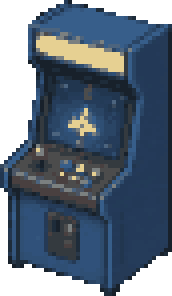
#> input picture assets/decor/arcade.png, 43 x 74 px, given in place of piece-0.png, which was not available (shown 4 times larger)
$ python build.py ../../assets/decor/arcade.png
#> lines starting #> are read from the running program, lines starting #| are printed output that depends on the picture; after the words box and inside, x2 and y2 are one past the last pixel; in counts of white or black regions, pixels touching at a corner belong together; pictures that were not available may be replaced by others from this repository, and a replacement may not be noted
### art/snap.py
"""Pixel-art snapping tool.

  python art/snap.py sprite <in> <out> --height 64 --colors 20
  python art/snap.py bg     <in> <out> --size 768x512
  python art/snap.py shell  <in> <out> --size 1024x512
  python art/snap.py sheet  <sheet.png> <outdir> [--rows N]
  python art/snap.py obj    <piece.png> <out> (--width W | --height H) [--colors 24]

sprite: crop transparent margins, box-average downscale, limit colors, alpha 0/255.
bg:     LANCZOS downscale, no color limit.
shell:  LANCZOS downscale of an empty-room shell (same as bg; scene pipeline name).
sheet:  key out the magenta background, trim the fringe, split a sprite sheet into
        outdir/piece-<k>.png (left to right, top to bottom) + outdir/pieces.json.
obj:    premultiplied BOX downscale of one piece to a target width/height, alpha 0/255,
        per-object palette reduction.
Paths are resolved to absolute from the arguments (never relies on CWD for output).
"""
import argparse
import json
import os
import sys

import numpy as np
from PIL import Image, ImageFilter


# [73 lines left out: functions snap_sprite, snap_bg, key_magenta, runs, split_sheet, not called in this run]


def snap_obj(src, dst, width, height, colors):
#> called with src = 'assets/decor/arcade.png/w1/p/piece-0.png', dst = 'assets/decor/plant-small.png', height = 36, colors = 24
    im = Image.open(src).convert("RGBA")
#> im is the input picture: PIL image 43x74 RGBA; mean R, G, B, A 43.4, 57.7, 73.8, 200.2
    bb = im.getchannel("A").getbbox()
#> bb = (0, 0, 43, 74)
    if bb:
        im = im.crop(bb)
    f = (width / im.width) if width else (height / im.height)
#> f = 0.486
    w, h = max(1, round(im.width * f)), max(1, round(im.height * f))
#> w = 21; h = 36
    p = np.array(im).astype(np.float32)
    p[:, :, :3] *= p[:, :, 3:] / 255
    ch = [np.array(Image.fromarray(p[:, :, i], "F").resize((w, h), Image.BOX)) for i in range(4)]
#> ch = 4 items
    q = np.dstack(ch)
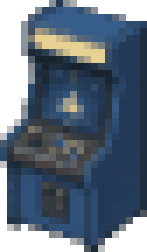
#> q: shape (36, 21, 4) float32 (shown 7 times larger); mean of channels 0, 1, 2, 3 42.9, 57.2, 73.2, 198.6; transparent parts drawn white
    al = q[:, :, 3:]
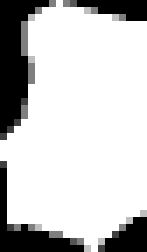
#> al: shape (36, 21, 1) float32 (shown 7 times larger); min 0, max 255, mean 198.6
    q[:, :, :3] = np.where(al > 0, q[:, :, :3] / np.maximum(al, 1) * 255, 0)
#> q: shape (36, 21, 4) float32; 5.29% of pixels changed, all inside (x1, y1, x2, y2) = (0, 0, 21, 36)
    opaque = al[:, :, 0] > 127
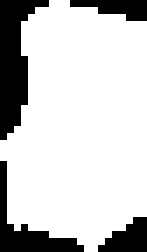
#> opaque: shape (36, 21) bool (shown 7 times larger); 79.2% white; 4 black regions, box (x1, y1, x2, y2) and area: (0, 0, 7, 20) 71, (0, 23, 12, 36) 42, (14, 31, 21, 36) 23, (10, 0, 21, 3) 21
    q = np.clip(q, 0, 255).astype(np.uint8)
    rgb = q[:, :, :3].copy()
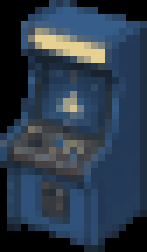
#> rgb: shape (36, 21, 3) (shown 7 times larger); mean of channels 0, 1, 2 43.7, 58.5, 75.1; drawn as R, G, B
    if opaque.any():
        rgb[~opaque] = rgb[opaque].mean(0).astype(np.uint8)
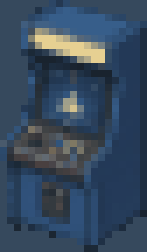
#> rgb: shape (36, 21, 3) (shown 7 times larger); mean of channels 0, 1, 2 54.5, 73, 93.6; drawn as R, G, B
    pal = Image.fromarray(rgb, "RGB").quantize(colors=colors, method=Image.MEDIANCUT, dither=Image.NONE).convert("RGB")
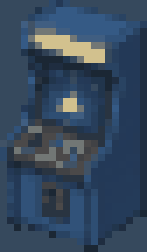
#> pal: PIL image 21x36 RGB (shown 7 times larger); mean R, G, B 53.5, 72.4, 93.7
    out = np.dstack([np.array(pal), np.where(opaque, 255, 0).astype(np.uint8)])
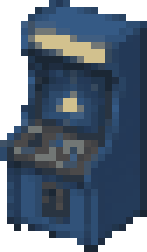
#> out: shape (36, 21, 4) (shown 7 times larger); mean R, G, B, A 53.5, 72.4, 93.7, 202; transparent parts drawn white
    out[~opaque, :3] = 0
    os.makedirs(os.path.dirname(dst), exist_ok=True)
    Image.fromarray(out, "RGBA").save(dst)
    return (w, h), f


# [24 lines left out: function main, not called in this run]


# [2 lines that do not run on import are left out]

### art/decor/build.py
"""Shop furniture sprites + the codex office cat, from raw codex sheets.

  python art/decor/build.py <work dir>   (work dir holds w1,w2,w3,wc each with p/piece-<k>.png
                                          made by `python art/snap.py sheet <sheet> <dir>/p`)
Writes assets/decor/<id>.png (bottom-centre = floor contact point), art/decor/items.json
and assets/sprites/cat-*.png (same canvas sizes as the old hand-drawn ones).
"""
import json
import os
import sys

from PIL import Image

HERE = os.path.dirname(os.path.abspath(__file__))
ROOT = os.path.dirname(os.path.dirname(HERE))
sys.path.insert(0, os.path.join(ROOT, "art"))
import snap  # noqa: E402

# id, name, price, work/piece, size spec, footprint half-width/depth (scene px), blocks
ITEMS = [
    ("plant-small", "화분", 30, "w1/p/piece-0", {"height": 36}, 8, 5, True),
    ("poster-stand", "포스터 입간판", 40, "w1/p/piece-1", {"height": 56}, 11, 5, True),
    ("rug", "러그", 70, "w1/p/piece-2", {"width": 96}, 40, 16, False),
    ("plant-big", "큰 화분", 60, "w2/p/piece-0", {"height": 70}, 12, 6, True),
    ("floor-lamp", "스탠드 조명", 80, "w2/p/piece-1", {"height": 68}, 6, 4, True),
    ("bookshelf", "책장", 100, "w2/p/piece-2", {"height": 74}, 17, 6, True),
    ("cat-house", "고양이 집", 120, "w1/p/piece-3", {"height": 38}, 14, 6, True),
    ("fish-tank", "어항", 150, "w2/p/piece-3", {"height": 62}, 20, 7, True),
    ("sofa", "소파", 160, "w3/p/piece-0", {"width": 104}, 46, 12, True),
    ("vending", "자판기", 200, "w3/p/piece-1", {"height": 76}, 18, 7, True),
    ("arcade", "오락기", 280, "w3/p/piece-2", {"height": 74}, 17, 7, True),
]
CAT = [("cat-walk-1", "wc/p/piece-0", (31, 22)), ("cat-walk-2", "wc/p/piece-1", (31, 22)),
       ("cat-sit", "wc/p/piece-2", (16, 21)), ("cat-sleep", "wc/p/piece-3", (26, 12)),
       ("cat-held", "wc/p/piece-4", (22, 28))]


def main():
    work = os.path.abspath(sys.argv[1])
    out = os.path.join(ROOT, "assets", "decor")
    os.makedirs(out, exist_ok=True)
    meta = []
    for id_, name, price, piece, spec, hw, dp, blocks in ITEMS:
        dst = os.path.join(out, id_ + ".png")
        snap.snap_obj(os.path.join(work, piece + ".png"), dst, spec.get("width"), spec.get("height"), 24)
        w, h = Image.open(dst).size
#> w = 21; h = 36
        meta.append({"id": id_, "name": name, "price": price, "size": [w, h], "anchor": [w // 2, h - 1],
                     "footprint": [[-hw, -dp], [hw, -dp], [hw, 0], [-hw, 0]], "blocks": blocks})
#> pass 2 of the loop in main, `for id_, name, price, piece, spec, hw, dp, blocks in ITEMS:`:
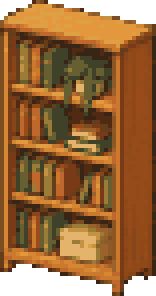
#> input picture assets/decor/bookshelf.png, 39 x 74 px, given in place of piece-1.png, which was not available (shown 4 times larger)
#> in snap_obj, im is the input picture: PIL image 39x74 RGBA; mean R, G, B, A 126.3, 79.8, 34.7, 227.6
#> bb = (0, 0, 39, 74)
#> p: shape (74, 39, 4) float32
#> al: shape (56, 30, 1) float32
#> in snap_obj (call 2), `opaque = al[:, :, 0] > 127`:
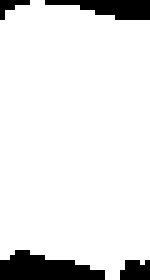
#> opaque: shape (56, 30) bool (shown 5 times larger); 89.9% white; 4 black regions (1 under 20 px), largest, box (x1, y1, x2, y2) and area: (0, 50, 21, 56) 85, (9, 0, 30, 4) 53, (24, 52, 30, 56) 21
#> pal: PIL image 30x56 RGB
#> in snap_obj (call 2), `out[~opaque, :3] = 0`:
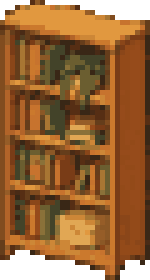
#> out: shape (56, 30, 4) (shown 5 times larger); mean R, G, B, A 127, 79, 33.8, 229.2; transparent parts drawn white
#> in main, `w, h = Image.open(dst).size`: w = 30; h = 56
    json.dump({"version": 1, "note": "size/anchor in scene px; anchor = floor contact (bottom-centre); footprint like scene.json kinds",
               "items": meta}, open(os.path.join(HERE, "items.json"), "w", encoding="utf-8"), ensure_ascii=False, indent=1)
    sp = os.path.join(ROOT, "assets", "sprites")
    tmp = os.path.join(work, "cat-tmp.png")
    for name, piece, (cw, ch) in CAT:
        src = Image.open(os.path.join(work, piece + ".png"))
        f = min(cw / src.width, ch / src.height)
        snap.snap_obj(os.path.join(work, piece + ".png"), tmp, round(src.width * f) if src.width * f <= cw and src.height * f <= ch else None,
                      None if src.width * f <= cw and src.height * f <= ch else ch, 18)
        im = Image.open(tmp)
        if im.width > cw or im.height > ch:
            im = im.crop(im.getchannel("A").getbbox())
        c = Image.new("RGBA", (cw, ch), (0, 0, 0, 0))
        c.paste(im, ((cw - im.width) // 2, ch - im.height))
        c.save(os.path.join(sp, name + ".png"))
        print(name, im.size, "->", c.size)


if __name__ == "__main__":
#> (the run stopped early here; a loop or call above may not have finished)
